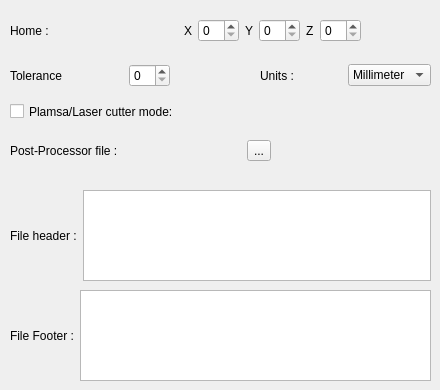
      <widget class="QWidget" name="page">
       <widget class="QWidget" name="horizontalLayoutWidget_3">
        <property name="geometry">
         <rect>
          <x>10</x>
          <y>10</y>
          <width>351</width>
          <height>41</height>
         </rect>
        </property>
        <layout class="QHBoxLayout" name="horizontalLayout_5">
         <item>
          <widget class="QLabel" name="label_3">
           <property name="text">
            <string>Home :</string>
           </property>
           <property name="buddy">
            <cstring>spinBox</cstring>
           </property>
          </widget>
         </item>
         <item>
          <spacer name="horizontalSpacer_4">
           <property name="orientation">
            <enum>Qt::Horizontal</enum>
           </property>
           <property name="sizeHint" stdset="0">
            <size>
             <width>40</width>
             <height>20</height>
            </size>
           </property>
          </spacer>
         </item>
         <item>
          <widget class="QLabel" name="label_8">
           <property name="text">
            <string>X</string>
           </property>
           <property name="buddy">
            <cstring>spinBox</cstring>
           </property>
          </widget>
         </item>
         <item>
          <widget class="QSpinBox" name="spinBox"/>
         </item>
         <item>
          <widget class="QLabel" name="label_9">
           <property name="text">
            <string>Y</string>
           </property>
           <property name="buddy">
            <cstring>spinBox_2</cstring>
           </property>
          </widget>
         </item>
         <item>
          <widget class="QSpinBox" name="spinBox_2"/>
         </item>
         <item>
          <widget class="QLabel" name="label_10">
           <property name="text">
            <string>Z</string>
           </property>
           <property name="buddy">
            <cstring>spinBox_3</cstring>
           </property>
          </widget>
         </item>
         <item>
          <widget class="QSpinBox" name="spinBox_3"/>
         </item>
        </layout>
       </widget>
       <widget class="QWidget" name="horizontalLayoutWidget_4">
        <property name="geometry">
         <rect>
          <x>10</x>
          <y>60</y>
          <width>160</width>
          <height>31</height>
         </rect>
        </property>
        <layout class="QHBoxLayout" name="horizontalLayout_6">
         <item>
          <widget class="QLabel" name="label_4">
           <property name="text">
            <string>Tolerance</string>
           </property>
          </widget>
         </item>
         <item>
          <spacer name="horizontalSpacer_6">
           <property name="orientation">
            <enum>Qt::Horizontal</enum>
           </property>
           <property name="sizeHint" stdset="0">
            <size>
             <width>40</width>
             <height>20</height>
            </size>
           </property>
          </spacer>
         </item>
         <item>
          <widget class="QSpinBox" name="tolGCodeSB"/>
         </item>
        </layout>
       </widget>
       <widget class="QCheckBox" name="plasmaCB">
        <property name="geometry">
         <rect>
          <x>10</x>
          <y>100</y>
          <width>221</width>
          <height>23</height>
         </rect>
        </property>
        <property name="whatsThis">
         <string>If activated:
-Lead In/out are created.
-Part outline is cut last.</string>
        </property>
        <property name="text">
         <string>Plamsa/Laser cutter mode:</string>
        </property>
       </widget>
       <widget class="QWidget" name="horizontalLayoutWidget_5">
        <property name="geometry">
         <rect>
          <x>10</x>
          <y>130</y>
          <width>261</width>
          <height>41</height>
         </rect>
        </property>
        <layout class="QHBoxLayout" name="horizontalLayout_7">
         <item>
          <widget class="QLabel" name="label_11">
           <property name="text">
            <string>Post-Processor file :</string>
           </property>
           <property name="buddy">
            <cstring>toolButton</cstring>
           </property>
          </widget>
         </item>
         <item>
          <spacer name="horizontalSpacer_5">
           <property name="orientation">
            <enum>Qt::Horizontal</enum>
           </property>
           <property name="sizeHint" stdset="0">
            <size>
             <width>40</width>
             <height>20</height>
            </size>
           </property>
          </spacer>
         </item>
         <item>
          <widget class="QToolButton" name="toolButton">
           <property name="text">
            <string>...</string>
           </property>
          </widget>
         </item>
        </layout>
       </widget>
       <widget class="QWidget" name="horizontalLayoutWidget_6">
        <property name="geometry">
         <rect>
          <x>10</x>
          <y>190</y>
          <width>421</width>
          <height>91</height>
         </rect>
        </property>
        <layout class="QHBoxLayout" name="horizontalLayout_8">
         <item>
          <widget class="QLabel" name="label_12">
           <property name="text">
            <string>File header :</string>
           </property>
           <property name="buddy">
            <cstring>textEdit</cstring>
           </property>
          </widget>
         </item>
         <item>
          <widget class="QTextEdit" name="textEdit"/>
         </item>
        </layout>
       </widget>
       <widget class="QWidget" name="horizontalLayoutWidget_7">
        <property name="geometry">
         <rect>
          <x>10</x>
          <y>290</y>
          <width>421</width>
          <height>91</height>
         </rect>
        </property>
        <layout class="QHBoxLayout" name="horizontalLayout_9">
         <item>
          <widget class="QLabel" name="label_13">
           <property name="text">
            <string>File Footer :</string>
           </property>
           <property name="buddy">
            <cstring>textEdit_2</cstring>
           </property>
          </widget>
         </item>
         <item>
          <widget class="QTextEdit" name="textEdit_2"/>
         </item>
        </layout>
       </widget>
       <widget class="QWidget" name="horizontalLayoutWidget">
        <property name="geometry">
         <rect>
          <x>260</x>
          <y>60</y>
          <width>171</width>
          <height>31</height>
         </rect>
        </property>
        <layout class="QHBoxLayout" name="horizontalLayout_15">
         <item>
          <widget class="QLabel" name="label_19">
           <property name="text">
            <string>Units :</string>
           </property>
           <property name="buddy">
            <cstring>unitsCB</cstring>
           </property>
          </widget>
         </item>
         <item>
          <widget class="QComboBox" name="unitsCB">
           <item>
            <property name="text">
             <string>Millimeter</string>
            </property>
           </item>
           <item>
            <property name="text">
             <string>Inch</string>
            </property>
           </item>
          </widget>
         </item>
        </layout>
       </widget>
      </widget>
